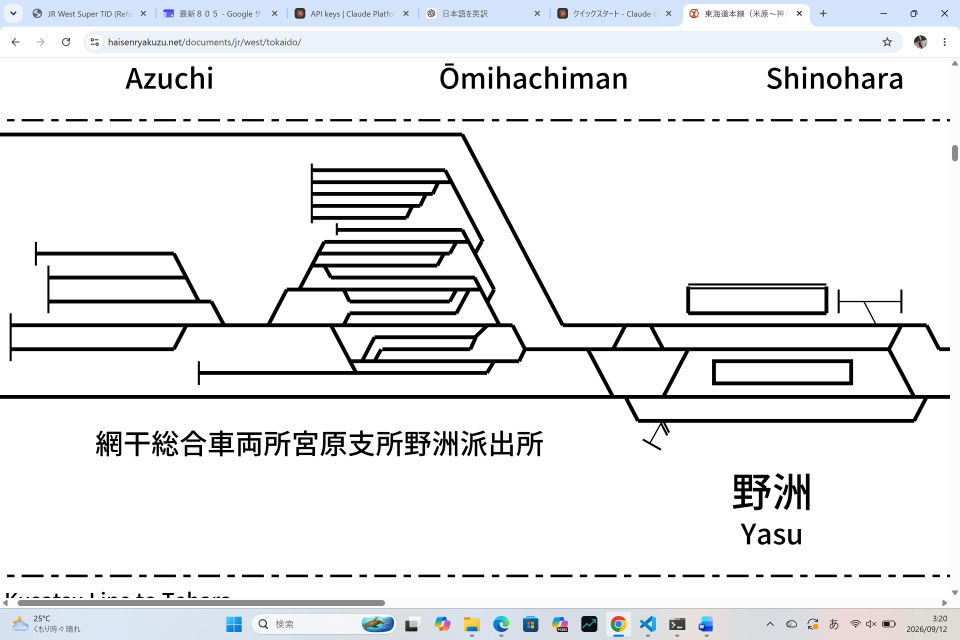
#> input picture スクリーンショット (678).png, 2880 x 1920 px, given in place of スクリーンショット (678).png).png, which was not available (shown at 1/3 size)
$ python extract_haisen.py '../スクリーンショット (678).png'
#> lines starting #> are read from the running program, lines starting #| are printed output that depends on the picture; after the words box and inside, x2 and y2 are one past the last pixel; in counts of white or black regions, pixels touching at a corner belong together; pictures that were not available may be replaced by others from this repository, and a replacement may not be noted
# -*- coding: utf-8 -*-
"""配線略図のスクリーンショットから、駅ごとの線路と番線の数を読み取る。

同梱の「スクリーンショット (NNN).png」は haisenryakuzu.net の配線略図で
    長い水平線       = 本線 (駅を通り抜ける線路)
    短い水平線の対   = ホーム (上下2本の枠線が 20〜34px 離れて対になる)
    対にならない短い水平線 = 待避線・側線 (駅の前後で本線から分かれる線)
という描き方をしている。これを画素から数えることで、
目で数えるより確実に駅の配線を読み取る。

使い方:
    python tools/extract_haisen.py 692 --y 480 780     # その帯の駅を一覧
    python tools/extract_haisen.py 692 --at 1740       # x位置の縦断面
    python tools/extract_haisen.py 692 --lines --y 480 780   # 水平線の一覧

出力は tools/reference-topology.js を書くための下調べに使う。
"""
import sys
import numpy as np
from PIL import Image

DARK = 100
LONG = 400          # これ以上の長さは本線とみなす
SHORT_MIN = 70      # これ未満は拾わない


def load(num):
    im = Image.open("スクリーンショット (%s).png" % num).convert("L")
    return np.asarray(im).astype(int) < DARK


def h_runs(mask, min_len=SHORT_MIN):
    """水平に伸びる線を探す。戻り値: [(y, x0, x1, 太さ)]"""
    H, W = mask.shape
    segs = []
    for y in range(H):
        row = mask[y]
        x = 0
        while x < W:
            if row[x]:
                x0 = x
                while x < W and row[x]:
                    x += 1
                if x - x0 >= min_len:
                    segs.append((y, x0, x - 1))
            else:
                x += 1
    segs.sort()
    out, used = [], [False] * len(segs)
    for i, (y, x0, x1) in enumerate(segs):
        if used[i]:
            continue
        ys, a, b = [y], x0, x1
        used[i] = True
        for j in range(i + 1, len(segs)):
            if used[j]:
                continue
            y2, a2, b2 = segs[j]
            if y2 - ys[-1] > 2:
                continue
            if abs(a2 - a) < 40 and abs(b2 - b) < 40:
                ys.append(y2)
                used[j] = True
                a, b = min(a, a2), max(b, b2)
        out.append((int(np.mean(ys)), a, b, len(ys)))
    return out


def section(mask, x, tol=2):
    H = mask.shape[0]
    col = mask[:, max(0, x - tol):x + tol + 1].any(axis=1)
    out, y = [], 0
    while y < H:
        if col[y]:
            y0 = y
            while y < H and col[y]:
                y += 1
            out.append(((y0 + y - 1) // 2, y - y0))
        else:
            y += 1
    return out


def analyse(mask, ymin, ymax, xmax=2150):
    segs = [s for s in h_runs(mask) if ymin <= s[0] <= ymax and s[1] < xmax]
    longs = [s for s in segs if (s[2] - s[1]) >= LONG]
    shorts = [s for s in segs if (s[2] - s[1]) < LONG]

    # ホーム = 短い線の対 (20〜34px 離れ、x範囲がほぼ同じ)
    plats, used = [], [False] * len(shorts)
    for i, (y, x0, x1, th) in enumerate(shorts):
        if used[i]:
            continue
        for j, (y2, a2, b2, th2) in enumerate(shorts):
            if used[j] or j == i:
                continue
            if not (20 <= y2 - y <= 34):
                continue
            if abs(a2 - x0) < 30 and abs(b2 - x1) < 30:
                plats.append(((y + y2) // 2, max(x0, a2), min(x1, b2)))
                used[i] = used[j] = True
                break
    loops = [s for k, s in enumerate(shorts) if not used[k]]

    # ホームの x 範囲で駅にまとめる
    groups = []
    for cy, x0, x1 in sorted(plats, key=lambda p: p[1]):
        for g in groups:
            if abs(cy - g["pf"][0]) > 220:
                continue          # 図の段 (帯) が違うものは別の駅
            if not (x1 < g["x0"] - 25 or x0 > g["x1"] + 25):
                g["x0"] = min(g["x0"], x0); g["x1"] = max(g["x1"], x1)
                g["pf"].append(cy)
                break
        else:
            groups.append({"x0": x0, "x1": x1, "pf": [cy]})

    for g in groups:
        cx = (g["x0"] + g["x1"]) // 2
        g["cx"] = cx
        g["pf"].sort()
        # その駅の帯だけを見る (長い線は図の全段を横切るので、ホームの近くに限る)
        lo, hi = g["pf"][0] - 130, g["pf"][-1] + 130
        g["main"] = sorted(y for (y, a, b, th) in longs if a <= cx <= b and lo <= y <= hi)
        g["loop"] = sorted(y for (y, a, b, th) in loops
                           if a - 30 <= cx <= b + 30 and (b - a) >= 90 and lo <= y <= hi)
    return groups, longs, loops


def main():
    num = sys.argv[1]
    mask = load(num)
#> in load, `im = Image.open("スクリーンショット (%s).png" % num).convert("L")`:
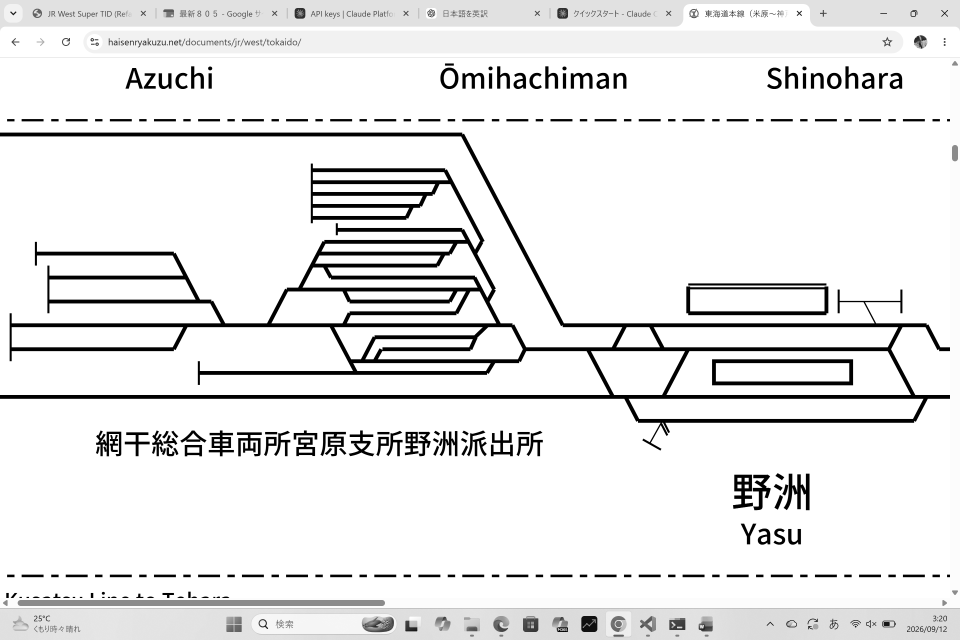
#> im: PIL image 2880x1920 L (shown at 1/3 size); min 0, max 255, mean 232.7
#> in load, `return np.asarray(im).astype(int) < DARK`:
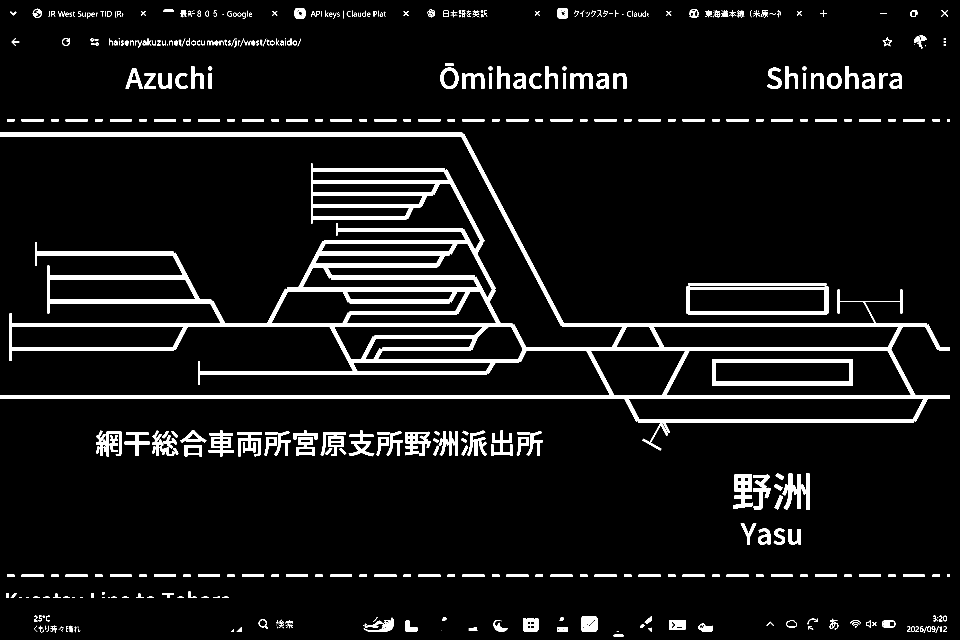
#> returned value: shape (1920, 2880) bool (shown at 1/3 size); 7.1% white; 531 white regions (119 under 20 px), largest, box (x1, y1, x2, y2) and area: (0, 398, 2850, 1351) 238954, (2136, 1078, 2559, 1156) 10594, (2059, 860, 2485, 945) 8678
    H, W = mask.shape
#> H = 1920; W = 2880
    ymin = int(sys.argv[sys.argv.index("--y") + 1]) if "--y" in sys.argv else 150
    ymax = int(sys.argv[sys.argv.index("--y") + 2]) if "--y" in sys.argv else 1500

    if "--at" in sys.argv:
        x = int(sys.argv[sys.argv.index("--at") + 1])
        print("x=%d の断面 (y中心, 太さ):" % x)
        for cy, th in section(mask, x):
            print("   y=%-5d 太さ%d" % (cy, th))
        return

    groups, longs, loops = analyse(mask, ymin, ymax)
#> after the loop in h_runs, `for y in range(H):`: segs = 390 items, first 6: (398, 0, 1386), (399, 0, 1386), (400, 0, 1386), (401, 0, 1386), (402, 0, 1386), (403, 0, 1392)
#> in h_runs, `out, used = [], [False] * len(segs)`: out = []; used = 390 items, first 6: False, False, False, False, False, False
#> the loop in h_runs, `for i, (y, x0, x1) in enumerate(segs):` made 390 passes
#> after the loop in h_runs, `for i, (y, x0, x1) in enumerate(segs):`: out = 40 items, first 6: (403, 0, 1395, 11), (510, 933, 1344, 11), (546, 933, 1362, 11), (581, 933, 1306, 11), (617, 933, 1268, 11), (653, 933, 1227, 11); used = 390 items, first 6: True, True, True, True, True, True
#> in analyse, `segs = [s for s in h_runs(mask) if ymin <= s[0] <= ymax and s[1] < xmax]`: segs = 39 items, first 6: (403, 0, 1395, 11), (510, 933, 1344, 11), (546, 933, 1362, 11), (581, 933, 1306, 11), (617, 933, 1268, 11), (653, 933, 1227, 11)
#> in analyse, `longs = [s for s in segs if (s[2] - s[1]) >= LONG]`: longs = 23 items, first 6: (403, 0, 1395, 11), (510, 933, 1344, 11), (546, 933, 1362, 11), (725, 964, 1414, 11), (760, 105, 529, 11), (760, 946, 1358, 11)
#> in analyse, `shorts = [s for s in segs if (s[2] - s[1]) < LONG]`: shorts = 16 items, first 6: (581, 933, 1306, 11), (617, 933, 1268, 11), (653, 933, 1227, 11), (689, 1008, 1395, 11), (796, 927, 1320, 11), (904, 1040, 1358, 11)
#> in analyse, `plats, used = [], [False] * len(shorts)`: plats = []; used = [False, False, False, False, False, False, False, False, False, False, False, False, False, False, False, False]
#> the loop in analyse, `for i, (y, x0, x1, th) in enumerate(shorts):` made 16 passes
#> (y, x0, x1, th) on passes 1 to 12: (581, 933, 1306, 11), (617, 933, 1268, 11), (653, 933, 1227, 11), (689, 1008, 1395, 11), (796, 927, 1320, 11), (904, 1040, 1358, 11), (939, 1040, 1377, 11), (1011, 1115, 1438, 11), (1047, 1134, 1419, 11), (1300, 711, 784, 8), (1302, 629, 698, 7), (1302, 881, 951, 7)
#> in analyse, `loops = [s for k, s in enumerate(shorts) if not used[k]]`: loops has the same summary as shorts
#> after the loop in analyse, `for cy, x0, x1 in sorted(plats, key=lambda p: p[1]):`: groups = []
#> groups = []; loops has the same summary as shorts in analyse
    if "--lines" in sys.argv:
        print("本線 (長い水平線):")
        for y, a, b, th in sorted(longs):
            print("   y=%-5d x=%-5d-%-5d len=%d" % (y, a, b, b - a))
        print("待避線・側線 (対にならない短い線):")
        for y, a, b, th in sorted(loops):
            if b - a >= 90:
                print("   y=%-5d x=%-5d-%-5d len=%d" % (y, a, b, b - a))
        return

    # 帯 (図の段) ごとにまとめる。同じ段の駅は本線の y がほぼ同じになる。
    print("画像 %s (%dx%d)  駅 %d箇所" % (num, W, H, len(groups)))
#| 画像 ../スクリーンショット (678).png (2880x1920)  駅 0箇所
    bands = []
    for g in groups:
        if not g["main"]:
            continue
        key = int(np.median(g["main"]))
        for b in bands:
            if abs(b["key"] - key) < 120:
                b["st"].append(g); break
        else:
            bands.append({"key": key, "st": [g]})
#> this loop made 0 passes
#> after the loop, bands = []
    bands.sort(key=lambda b: b["key"])
    for bi, b in enumerate(bands):
        b["st"].sort(key=lambda g: g["x0"])
        print(" -- 帯%d (本線y中央 %d) 駅%d --" % (bi + 1, b["key"], len(b["st"])))
        for g in b["st"]:
            print("    x%-5d 本線%d y=%-28s 待避%d y=%-14s ホーム%d y=%s" %
                  (g["cx"], len(g["main"]), ",".join(map(str, g["main"])),
                   len(g["loop"]), ",".join(map(str, g["loop"])),
                   len(g["pf"]), ",".join(map(str, g["pf"]))))


if __name__ == "__main__":
    main()

$ run again, on スクリーンショット (679).png
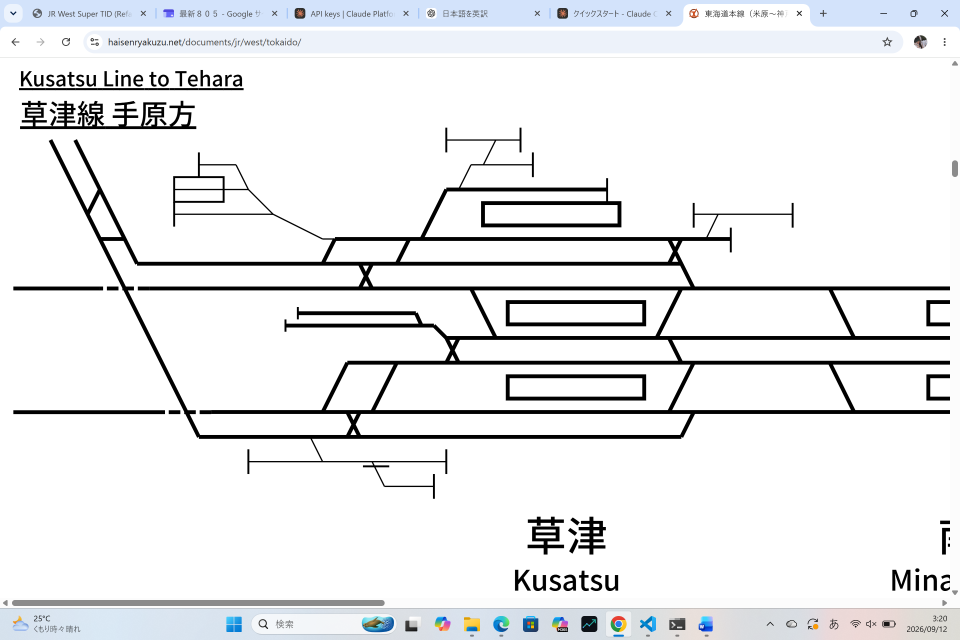
#> input picture スクリーンショット (679).png, 2880 x 1920 px, given in place of スクリーンショット (679).png).png, which was not available (shown at 1/3 size)
#> in load, `im = Image.open("スクリーンショット (%s).png" % num).convert("L")`:
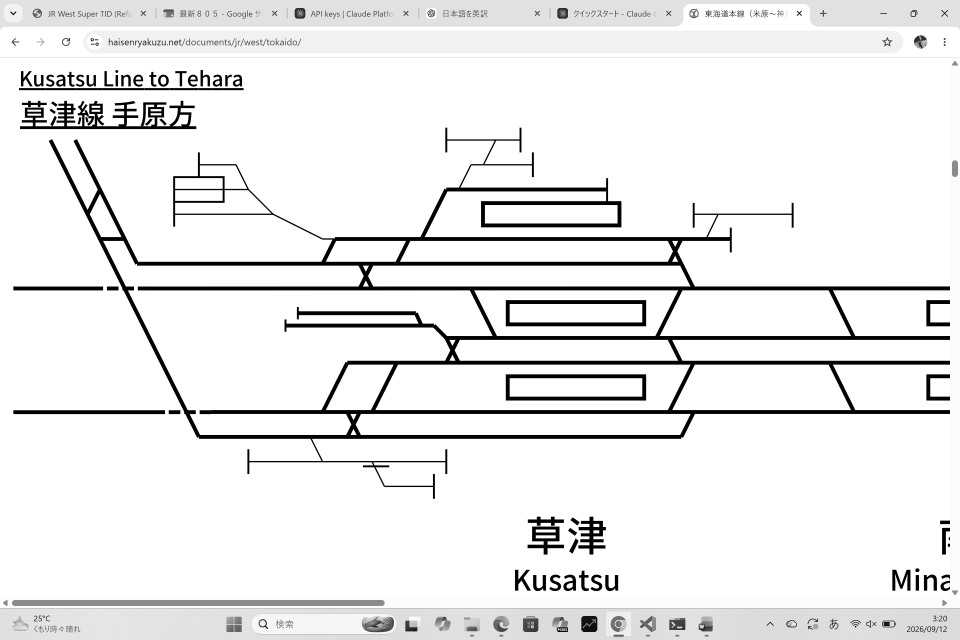
#> im: PIL image 2880x1920 L (shown at 1/3 size); min 0, max 255, mean 235.4
#> in load, `return np.asarray(im).astype(int) < DARK`:
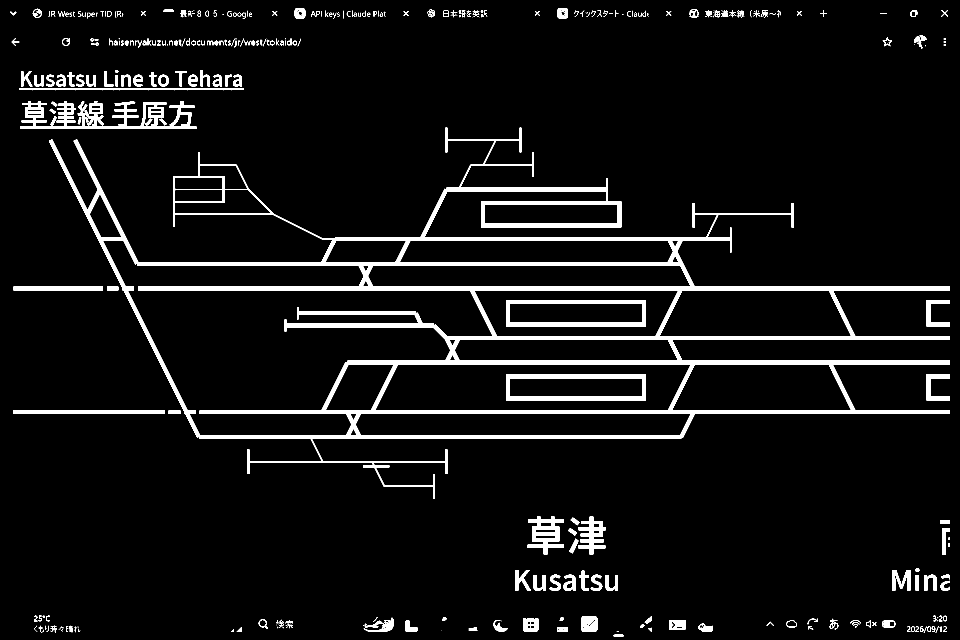
#> returned value: shape (1920, 2880) bool (shown at 1/3 size); 6.2% white; 391 white regions (117 under 20 px), largest, box (x1, y1, x2, y2) and area: (147, 383, 2850, 1496) 227859, (60, 303, 589, 387) 16798, (1518, 900, 1938, 979) 11290
#> after the loop in h_runs, `for y in range(H):`: segs = 435 items, first 6: (264, 57, 431), (264, 433, 508), (264, 510, 730), (265, 57, 431), (265, 433, 508), (265, 510, 730)
#> in h_runs, `out, used = [], [False] * len(segs)`: out = []; used = 435 items, first 6: False, False, False, False, False, False
#> the loop in h_runs, `for i, (y, x0, x1) in enumerate(segs):` made 435 passes
#> after the loop in h_runs, `for i, (y, x0, x1) in enumerate(segs):`: out = 52 items, first 6: (266, 57, 431, 6), (266, 433, 508, 6), (266, 510, 730, 6), (311, 66, 139, 6), (320, 509, 583, 7), (349, 338, 414, 8); used = 435 items, first 6: True, True, True, True, True, True
#> in analyse, `segs = [s for s in h_runs(mask) if ymin <= s[0] <= ymax and s[1] < xmax]`: segs = 39 items, first 6: (266, 57, 431, 6), (266, 433, 508, 6), (266, 510, 730, 6), (311, 66, 139, 6), (320, 509, 583, 7), (349, 338, 414, 8)
#> in analyse, `longs = [s for s in segs if (s[2] - s[1]) >= LONG]`: longs = 19 items, first 6: (382, 60, 588, 8), (568, 1330, 1823, 11), (609, 1443, 1863, 11), (676, 1443, 1863, 11), (712, 1005, 2194, 4), (718, 961, 2194, 8)
#> shorts = 20 items, first 6: (266, 57, 431, 6), (266, 433, 508, 6), (266, 510, 730, 6), (311, 66, 139, 6), (320, 509, 583, 7), (349, 338, 414, 8)
#> in analyse, `plats, used = [], [False] * len(shorts)`: plats = []; used = [False, False, False, False, False, False, False, False, False, False, False, False, False, False, False, False, False, False, False, False]
#> the loop in analyse, `for i, (y, x0, x1, th) in enumerate(shorts):` made 20 passes
#> in analyse, `loops = [s for k, s in enumerate(shorts) if not used[k]]`: loops has the same summary as shorts
#> after the loop in analyse, `for cy, x0, x1 in sorted(plats, key=lambda p: p[1]):`: groups = []
#> in main, `groups, longs, loops = analyse(mask, ymin, ymax)`: loops has the same summary as shorts in analyse
#| 画像 ../スクリーンショット (679).png (2880x1920)  駅 0箇所
